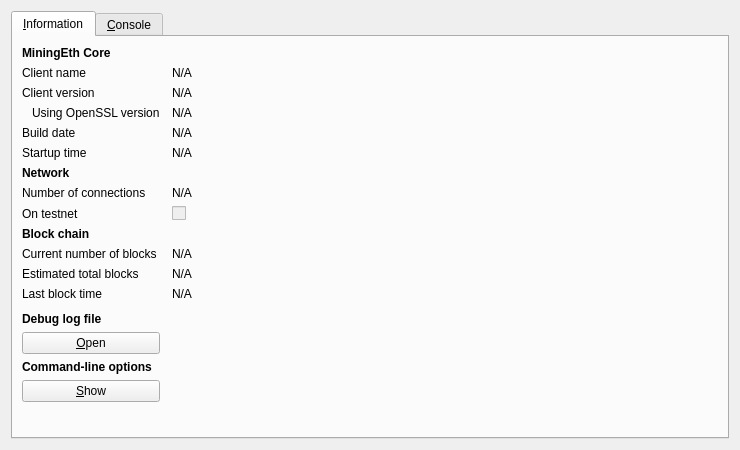
<?xml version="1.0" encoding="UTF-8"?>
<ui version="4.0">
 <class>RPCConsole</class>
 <widget class="QDialog" name="RPCConsole">
  <property name="geometry">
   <rect>
    <x>0</x>
    <y>0</y>
    <width>740</width>
    <height>450</height>
   </rect>
  </property>
  <property name="windowTitle">
   <string>MiningEth - Debug window</string>
  </property>
  <layout class="QVBoxLayout" name="verticalLayout_2">
   <item>
    <widget class="QTabWidget" name="tabWidget">
     <property name="currentIndex">
      <number>0</number>
     </property>
     <widget class="QWidget" name="tab_info">
      <attribute name="title">
       <string>&amp;Information</string>
      </attribute>
      <layout class="QGridLayout" name="gridLayout" columnstretch="0,1">
       <property name="horizontalSpacing">
        <number>12</number>
       </property>
       <item row="0" column="0">
        <widget class="QLabel" name="label_9">
         <property name="font">
          <font>
           <weight>75</weight>
           <bold>true</bold>
          </font>
         </property>
         <property name="text">
          <string>MiningEth Core</string>
         </property>
        </widget>
       </item>
       <item row="1" column="0">
        <widget class="QLabel" name="label_5">
         <property name="text">
          <string>Client name</string>
         </property>
        </widget>
       </item>
       <item row="1" column="1">
        <widget class="QLabel" name="clientName">
         <property name="cursor">
          <cursorShape>IBeamCursor</cursorShape>
         </property>
         <property name="text">
          <string>N/A</string>
         </property>
         <property name="textFormat">
          <enum>Qt::PlainText</enum>
         </property>
         <property name="textInteractionFlags">
          <set>Qt::LinksAccessibleByMouse|Qt::TextSelectableByKeyboard|Qt::TextSelectableByMouse</set>
         </property>
        </widget>
       </item>
       <item row="2" column="0">
        <widget class="QLabel" name="label_6">
         <property name="text">
          <string>Client version</string>
         </property>
        </widget>
       </item>
       <item row="2" column="1">
        <widget class="QLabel" name="clientVersion">
         <property name="cursor">
          <cursorShape>IBeamCursor</cursorShape>
         </property>
         <property name="text">
          <string>N/A</string>
         </property>
         <property name="textFormat">
          <enum>Qt::PlainText</enum>
         </property>
         <property name="textInteractionFlags">
          <set>Qt::LinksAccessibleByMouse|Qt::TextSelectableByKeyboard|Qt::TextSelectableByMouse</set>
         </property>
        </widget>
       </item>
       <item row="3" column="0">
        <widget class="QLabel" name="label_14">
         <property name="text">
          <string>Using OpenSSL version</string>
         </property>
         <property name="indent">
          <number>10</number>
         </property>
        </widget>
       </item>
       <item row="3" column="1">
        <widget class="QLabel" name="openSSLVersion">
         <property name="cursor">
          <cursorShape>IBeamCursor</cursorShape>
         </property>
         <property name="text">
          <string>N/A</string>
         </property>
         <property name="textFormat">
          <enum>Qt::PlainText</enum>
         </property>
         <property name="textInteractionFlags">
          <set>Qt::LinksAccessibleByMouse|Qt::TextSelectableByKeyboard|Qt::TextSelectableByMouse</set>
         </property>
        </widget>
       </item>
       <item row="4" column="0">
        <widget class="QLabel" name="label_12">
         <property name="text">
          <string>Build date</string>
         </property>
        </widget>
       </item>
       <item row="4" column="1">
        <widget class="QLabel" name="buildDate">
         <property name="cursor">
          <cursorShape>IBeamCursor</cursorShape>
         </property>
         <property name="text">
          <string>N/A</string>
         </property>
         <property name="textFormat">
          <enum>Qt::PlainText</enum>
         </property>
         <property name="textInteractionFlags">
          <set>Qt::LinksAccessibleByMouse|Qt::TextSelectableByKeyboard|Qt::TextSelectableByMouse</set>
         </property>
        </widget>
       </item>
       <item row="5" column="0">
        <widget class="QLabel" name="label_13">
         <property name="text">
          <string>Startup time</string>
         </property>
        </widget>
       </item>
       <item row="5" column="1">
        <widget class="QLabel" name="startupTime">
         <property name="cursor">
          <cursorShape>IBeamCursor</cursorShape>
         </property>
         <property name="text">
          <string>N/A</string>
         </property>
         <property name="textFormat">
          <enum>Qt::PlainText</enum>
         </property>
         <property name="textInteractionFlags">
          <set>Qt::LinksAccessibleByMouse|Qt::TextSelectableByKeyboard|Qt::TextSelectableByMouse</set>
         </property>
        </widget>
       </item>
       <item row="6" column="0">
        <widget class="QLabel" name="label_11">
         <property name="font">
          <font>
           <weight>75</weight>
           <bold>true</bold>
          </font>
         </property>
         <property name="text">
          <string>Network</string>
         </property>
        </widget>
       </item>
       <item row="7" column="0">
        <widget class="QLabel" name="label_7">
         <property name="text">
          <string>Number of connections</string>
         </property>
        </widget>
       </item>
       <item row="7" column="1">
        <widget class="QLabel" name="numberOfConnections">
         <property name="cursor">
          <cursorShape>IBeamCursor</cursorShape>
         </property>
         <property name="text">
          <string>N/A</string>
         </property>
         <property name="textFormat">
          <enum>Qt::PlainText</enum>
         </property>
         <property name="textInteractionFlags">
          <set>Qt::LinksAccessibleByMouse|Qt::TextSelectableByKeyboard|Qt::TextSelectableByMouse</set>
         </property>
        </widget>
       </item>
       <item row="8" column="0">
        <widget class="QLabel" name="label_8">
         <property name="text">
          <string>On testnet</string>
         </property>
        </widget>
       </item>
       <item row="8" column="1">
        <widget class="QCheckBox" name="isTestNet">
         <property name="enabled">
          <bool>false</bool>
         </property>
         <property name="text">
          <string/>
         </property>
        </widget>
       </item>
       <item row="9" column="0">
        <widget class="QLabel" name="label_10">
         <property name="font">
          <font>
           <weight>75</weight>
           <bold>true</bold>
          </font>
         </property>
         <property name="text">
          <string>Block chain</string>
         </property>
        </widget>
       </item>
       <item row="10" column="0">
        <widget class="QLabel" name="label_3">
         <property name="text">
          <string>Current number of blocks</string>
         </property>
        </widget>
       </item>
       <item row="10" column="1">
        <widget class="QLabel" name="numberOfBlocks">
         <property name="cursor">
          <cursorShape>IBeamCursor</cursorShape>
         </property>
         <property name="text">
          <string>N/A</string>
         </property>
         <property name="textFormat">
          <enum>Qt::PlainText</enum>
         </property>
         <property name="textInteractionFlags">
          <set>Qt::LinksAccessibleByMouse|Qt::TextSelectableByKeyboard|Qt::TextSelectableByMouse</set>
         </property>
        </widget>
       </item>
       <item row="11" column="0">
        <widget class="QLabel" name="label_4">
         <property name="text">
          <string>Estimated total blocks</string>
         </property>
        </widget>
       </item>
       <item row="11" column="1">
        <widget class="QLabel" name="totalBlocks">
         <property name="cursor">
          <cursorShape>IBeamCursor</cursorShape>
         </property>
         <property name="text">
          <string>N/A</string>
         </property>
         <property name="textFormat">
          <enum>Qt::PlainText</enum>
         </property>
         <property name="textInteractionFlags">
          <set>Qt::LinksAccessibleByMouse|Qt::TextSelectableByKeyboard|Qt::TextSelectableByMouse</set>
         </property>
        </widget>
       </item>
       <item row="12" column="0">
        <widget class="QLabel" name="label_2">
         <property name="text">
          <string>Last block time</string>
         </property>
        </widget>
       </item>
       <item row="12" column="1">
        <widget class="QLabel" name="lastBlockTime">
         <property name="cursor">
          <cursorShape>IBeamCursor</cursorShape>
         </property>
         <property name="text">
          <string>N/A</string>
         </property>
         <property name="textFormat">
          <enum>Qt::PlainText</enum>
         </property>
         <property name="textInteractionFlags">
          <set>Qt::LinksAccessibleByMouse|Qt::TextSelectableByKeyboard|Qt::TextSelectableByMouse</set>
         </property>
        </widget>
       </item>
       <item row="13" column="0">
        <spacer name="verticalSpacer_2">
         <property name="orientation">
          <enum>Qt::Vertical</enum>
         </property>
         <property name="sizeHint" stdset="0">
          <size>
           <width>20</width>
           <height>20</height>
          </size>
         </property>
        </spacer>
       </item>
       <item row="14" column="0">
        <widget class="QLabel" name="labelDebugLogfile">
         <property name="font">
          <font>
           <weight>75</weight>
           <bold>true</bold>
          </font>
         </property>
         <property name="text">
          <string>Debug log file</string>
         </property>
        </widget>
       </item>
       <item row="15" column="0">
        <widget class="QPushButton" name="openDebugLogfileButton">
         <property name="toolTip">
          <string>Open the MiningEth debug log file from the current data directory. This can take a few seconds for large log files.</string>
         </property>
         <property name="text">
          <string>&amp;Open</string>
         </property>
         <property name="autoDefault">
          <bool>false</bool>
         </property>
        </widget>
       </item>
       <item row="16" column="0">
        <widget class="QLabel" name="labelCLOptions">
         <property name="font">
          <font>
           <weight>75</weight>
           <bold>true</bold>
          </font>
         </property>
         <property name="text">
          <string>Command-line options</string>
         </property>
        </widget>
       </item>
       <item row="17" column="0">
        <widget class="QPushButton" name="showCLOptionsButton">
         <property name="toolTip">
          <string>Show the MiningEth-Qt help message to get a list with possible MiningEth command-line options.</string>
         </property>
         <property name="text">
          <string>&amp;Show</string>
         </property>
         <property name="autoDefault">
          <bool>false</bool>
         </property>
        </widget>
       </item>
       <item row="18" column="0">
        <spacer name="verticalSpacer">
         <property name="orientation">
          <enum>Qt::Vertical</enum>
         </property>
         <property name="sizeHint" stdset="0">
          <size>
           <width>20</width>
           <height>40</height>
          </size>
         </property>
        </spacer>
       </item>
      </layout>
     </widget>
     <widget class="QWidget" name="tab_console">
      <attribute name="title">
       <string>&amp;Console</string>
      </attribute>
      <layout class="QVBoxLayout" name="verticalLayout_3">
       <property name="spacing">
        <number>3</number>
       </property>
       <item>
        <widget class="QTextEdit" name="messagesWidget">
         <property name="minimumSize">
          <size>
           <width>0</width>
           <height>100</height>
          </size>
         </property>
         <property name="readOnly">
          <bool>true</bool>
         </property>
         <property name="tabKeyNavigation" stdset="0">
          <bool>false</bool>
         </property>
         <property name="columnCount" stdset="0">
          <number>2</number>
         </property>
        </widget>
       </item>
       <item>
        <layout class="QHBoxLayout" name="horizontalLayout">
         <property name="spacing">
          <number>3</number>
         </property>
         <item>
          <widget class="QLabel" name="label">
           <property name="text">
            <string notr="true">&gt;</string>
           </property>
          </widget>
         </item>
         <item>
          <widget class="QLineEdit" name="lineEdit"/>
         </item>
         <item>
          <widget class="QPushButton" name="clearButton">
           <property name="maximumSize">
            <size>
             <width>24</width>
             <height>24</height>
            </size>
           </property>
           <property name="toolTip">
            <string>Clear console</string>
           </property>
           <property name="text">
            <string/>
           </property>
           <property name="icon">
            <iconset resource="../bitcoin.qrc">
             <normaloff>:/icons/remove</normaloff>:/icons/remove</iconset>
           </property>
           <property name="shortcut">
            <string notr="true">Ctrl+L</string>
           </property>
           <property name="autoDefault">
            <bool>false</bool>
           </property>
          </widget>
         </item>
        </layout>
       </item>
      </layout>
     </widget>
    </widget>
   </item>
  </layout>
 </widget>
 <resources>
  <include location="../bitcoin.qrc"/>
 </resources>
 <connections/>
</ui>
